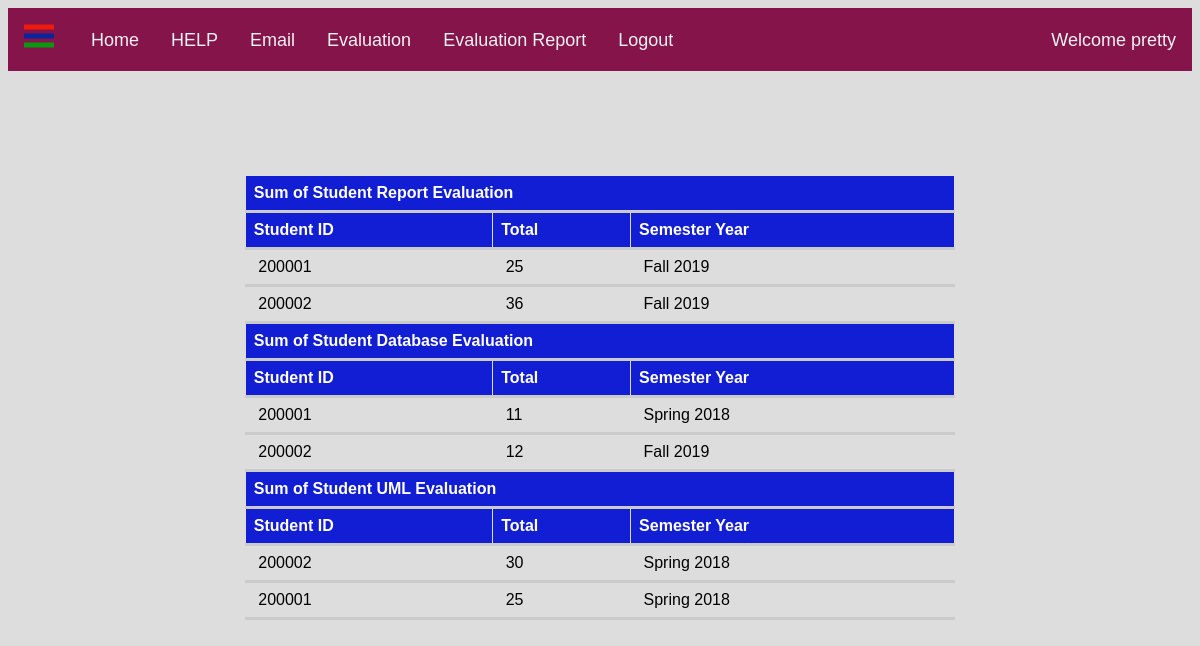
Page /evaluationReport.php (signed in) on the committed database.
### tables this page shows
CREATE TABLE IF NOT EXISTS `report_evaluation` (
  `eval_id` int(11) NOT NULL AUTO_INCREMENT,
  `A` int(11) NOT NULL,
  `B` int(11) NOT NULL,
  `C` int(11) NOT NULL,
  `D` int(11) NOT NULL,
  `E` int(11) NOT NULL,
  `F` int(11) NOT NULL,
  `G` int(11) NOT NULL,
  `H` int(11) NOT NULL,
  `I` int(11) NOT NULL,
  `J` int(11) NOT NULL,
  `K` int(11) NOT NULL,
  `L` int(11) NOT NULL,
  `M` int(11) NOT NULL,
  `N` int(11) NOT NULL,
  `total` int(11) NOT NULL,
  `student_id` varchar(11) DEFAULT NULL,
  `semester_year` varchar(100) DEFAULT NULL,
  PRIMARY KEY (`eval_id`)
);

CREATE TABLE IF NOT EXISTS `database_evaluation` (
  `database_id` int(11) NOT NULL AUTO_INCREMENT,
  `A` int(11) NOT NULL,
  `B` int(11) NOT NULL,
  `C` int(11) NOT NULL,
  `D` int(11) NOT NULL,
  `E` int(11) NOT NULL,
  `F` int(11) NOT NULL,
  `G` int(11) NOT NULL,
  `H` int(11) NOT NULL,
  `student_id` varchar(11) DEFAULT NULL,
  `total` int(11) NOT NULL,
  `semester_year` varchar(50) NOT NULL,
  PRIMARY KEY (`database_id`)
);

CREATE TABLE IF NOT EXISTS `uml_evaluation` (
  `UML_id` int(11) NOT NULL AUTO_INCREMENT,
  `A` int(11) NOT NULL,
  `B` int(11) NOT NULL,
  `C` int(11) NOT NULL,
  `D` int(11) NOT NULL,
  `E` int(11) NOT NULL,
  `F` int(11) NOT NULL,
  `G` int(11) NOT NULL,
  `H` int(11) NOT NULL,
  `I` int(11) NOT NULL,
  `J` int(11) NOT NULL,
  `K` int(11) NOT NULL,
  `L` int(11) NOT NULL,
  `M` int(11) NOT NULL,
  `N` int(11) NOT NULL,
  `O` int(11) NOT NULL,
  `P` int(11) NOT NULL,
  `student_id` varchar(11) DEFAULT NULL,
  `total` int(11) NOT NULL,
  `semester_year` varchar(50) NOT NULL,
  PRIMARY KEY (`UML_id`)
);

### evaluationReport.php (the view, shortened to what this page needs)
   <?php
	require_once "dbconnect.php";
	?>
<html>
<head>
  <link rel="stylesheet" href="style1.css">
</head>
<body>
  <nav class="nav_bar">
    <span class="open-slide">
      <a href="#" onclick="openSlideMenu()">
        <svg width="35" height="35">
            <path d="M0,5 30,5" stroke="#f01a0c" stroke-width="5"/>
            <path d="M0,14 30,14" stroke="#082599" stroke-width="5"/>
            <path d="M0,23 30,23" stroke="#08990f" stroke-width="5"/>
        </svg>
      </a>
    </span>
    <ul class="navbar1">
    <li><a href="com_memb_Index.php">Home</a></li>
	  <li><a href="advisormanual.php">HELP</a></li>
	  <li><a href="student_mail.php">Email</a></li>
	  <li><a href="evaluate.php">Evaluation</a></li>
    <li><a href="evaluationReport.php">Evaluation Report</a></li>
	  <li><a href="logout.php">Logout</a></li>
        <?php if ($_SESSION['name'] != null) {
            $nm = $_SESSION['name'];
            echo"<li style = 'float:right'><a href='#'>Welcome $nm</a></li>";
          }
          ?>
    </ul>
  </nav>
  <div id="main">
		<tr>
		<td class="contentArea">
			<form method="post" name="formUserReg" id="formUserReg" action="evaluation_Report.php">
			<p>&nbsp;</p>
            <table>
	<?php
	$sql = "SELECT *
	FROM report_evaluation";
	$result = mysqli_query($con, $sql);
	if(mysqli_num_rows($result)>0){
    echo '<thead>
        <th colspan="4" align="right">Sum of Student Report Evaluation</th>
        <tr>
        <th>Student ID</th>
        <th>Total</th>
        <th>Semester Year</th>
		</tr>
	</thead>';
	while($row = mysqli_fetch_assoc($result))
			{
				extract($row);
	?>
	<tbody>
      <td>&nbsp;<?php echo ucwords($student_id); ?></td>
	  <td>&nbsp;<?php echo ucwords($total); ?></td>
      <td>&nbsp;<?php echo ucwords($semester_year); ?></td>
    </td>
	</tbody>
    <?php
			}
			}
	else
	{
		echo "  Sorry no records found ";
		}
	?>
<?php
	$sql = "SELECT *
	FROM database_evaluation";
	$result = mysqli_query($con, $sql);
	if(mysqli_num_rows($result)>0){
    echo '<thead>
        <th colspan="4" align="right">Sum of Student Database Evaluation</th>
        <tr>
        <th>Student ID</th>
        <th>Total</th>
        <th>Semester Year</th>
		</tr>
	</thead>';
	while($row = mysqli_fetch_assoc($result))
			{
				extract($row);
	?>
	<tbody>
      <td>&nbsp;<?php echo ucwords($student_id); ?></td>
	  <td>&nbsp;<?php echo ucwords($total); ?></td>
      <td>&nbsp;<?php echo ucwords($semester_year); ?></td>
	</tbody>
    <?php
			}
			}
	else
	{
		echo "  Sorry no records found ";
		}
	?>
<?php
	$sql = "SELECT *
	FROM  uml_evaluation";
	$result = mysqli_query($con, $sql);
	if(mysqli_num_rows($result)>0){
    echo '<thead>
        <th colspan="4" align="right">Sum of Student UML Evaluation</th>
        <tr>
        <th>Student ID</th>
        <th>Total</th>
        <th>Semester Year</th>
		</tr>
	</thead>';
	while($row = mysqli_fetch_assoc($result))
			{
				extract($row);
	?>
	<tbody>
      <td>&nbsp;<?php echo ucwords($student_id); ?></td>
	  <td>&nbsp;<?php echo ucwords($total); ?></td>
      <td>&nbsp;<?php echo ucwords($semester_year); ?></td>
	</tbody>
    <?php
			}
			}
	else
	{
		echo "  Sorry no records found ";
		}
	?>
  </tr>
  </body>
  </html>

### style1.css (style rules this page uses)
body { font-family:"Arial", Serif; background-color:#DDDDDD; overflow-x: auto; }
.nav_bar { background-color:#85144b; overflow:hidden; height:63px; }
.nav_bar a { float: left; display:block; color:#f2f2f2; text-align:center; padding:14px 16px; text-decoration:none; font-size:18px; }
.nav_bar ul { margin:8px 0 0 0; list-style:none; }

### evaluationReport.php (style rules this page uses)
table { width: 60%; margin: 70px auto; border-collapse: collapse; font-family: "Trebuchet MS", Arial, Helvetica, sans-serif; border-collapse: collapse; }
tr { border-bottom: 3px solid #cbcbcb; }
th { font-size: 16px; padding-top: 12px; padding-bottom: 12px; text-align: left; background-color: #121ED4; color: white; }
th, td { height: 30px; border: 1px solid #ddd; padding: 8px; }
tr:nth-child(even) { background-color: #f2f2f2; }

### rows in the picture
report_evaluation: student "200001", total "25", semester_year "Fall 2019"
report_evaluation: student "200002", total "36", semester_year "Fall 2019"
database_evaluation: student "200001", total "11", semester_year "Spring 2018"
database_evaluation: student "200002", total "12", semester_year "Fall 2019"
uml_evaluation: student "200002", total "30", semester_year "Spring 2018"
uml_evaluation: student "200001", total "25", semester_year "Spring 2018"

### other values in the picture
$nm "pretty"
